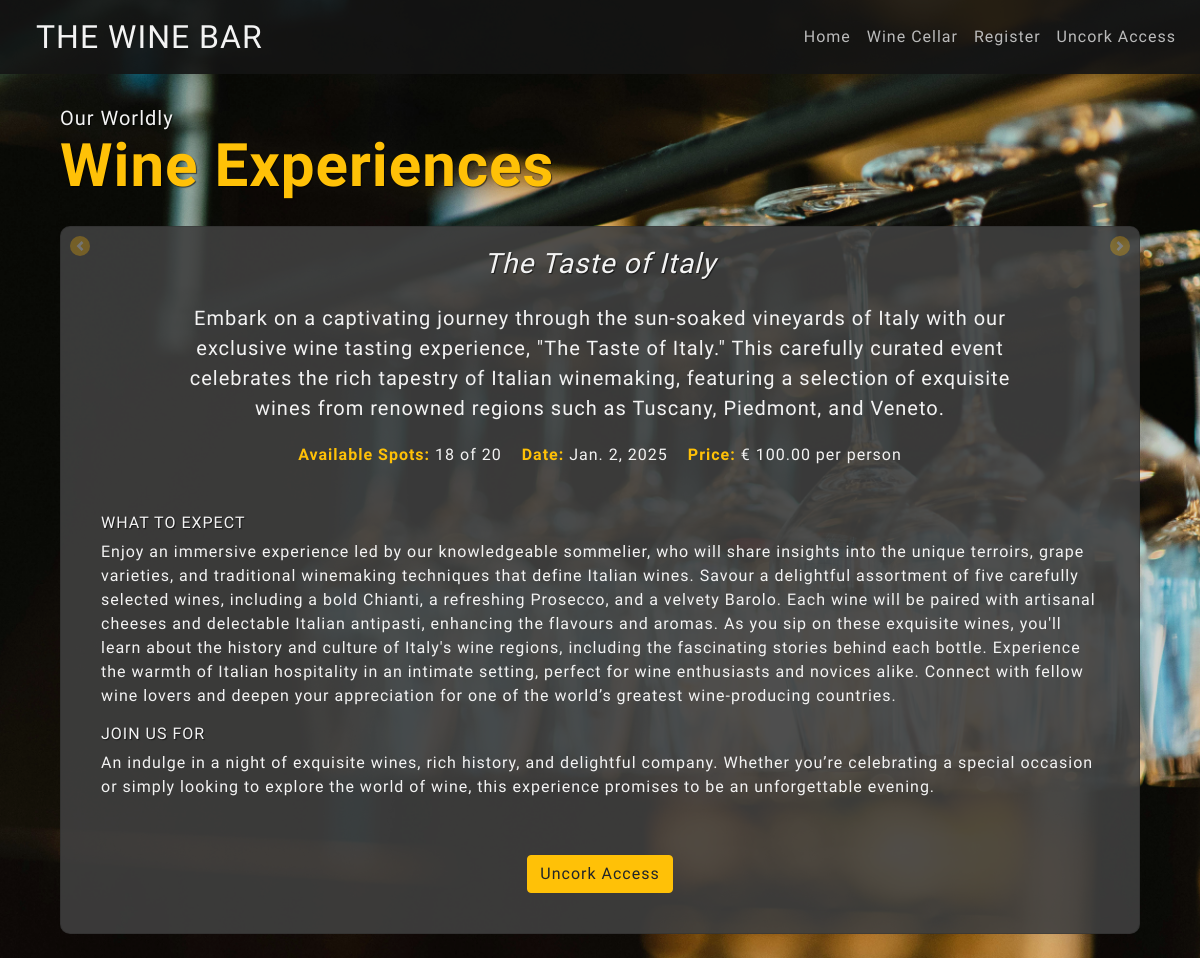
Before: /wine_cellar/ with the older database file.
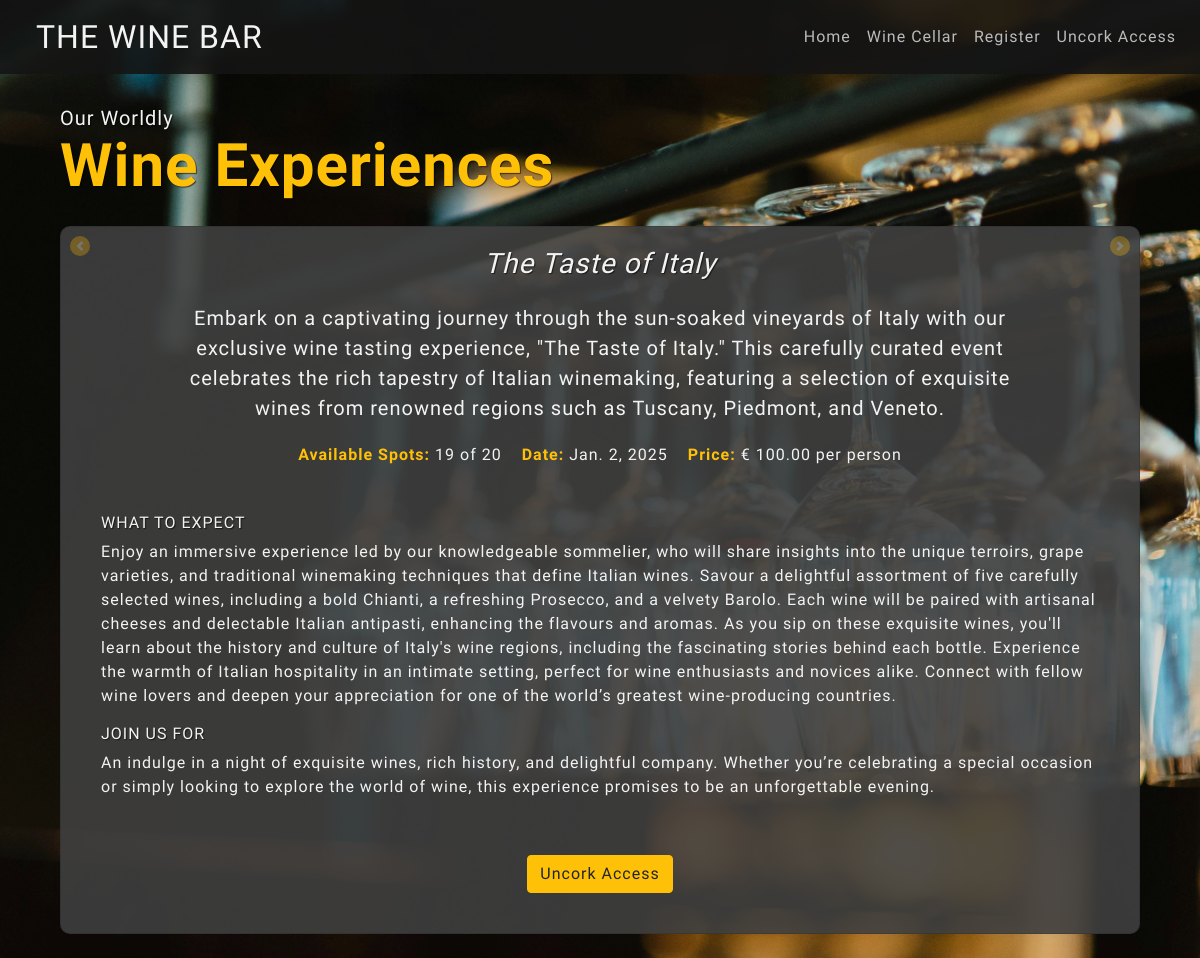
After: the same page with the newer database file.
### bookings/models.py (models this page shows, shortened)
class wineCellar(models.Model):
    title = models.CharField(max_length=255)
    description = models.TextField()
    price = models.DecimalField(max_digits=10, decimal_places=2)
    date = models.DateField()
    available_spots = models.PositiveIntegerField()
    total_spots = models.PositiveIntegerField()
    what_to_expect = models.TextField()
    join_us_for = models.TextField()

### bookings/views.py (the view)
# urls.py: path("", views.wine_list, name="wine_cellar"),  # Main page of wine list
def wine_list(request):
    wines = wineCellar.objects.all()
    return render(request, "bookings/wine_cellar.html", {"wines": wines})

### bookings/templates/bookings/wine_cellar.html (shortened to what this page needs)
{% extends "layout.html" %}
{% block content %}
  <div class="container mt-4">
    <h1 class="mb-4">
      Our Worldly
      <br>
      <strong>Wine Experiences</strong>
    </h1>
    <div id="wineCarousel"
         class="carousel slide"
         data-ride="carousel"
         data-interval="false">
      <div class="carousel-inner">
        {% for wine in wines %}
          <div class="carousel-item {% if forloop.first %}active{% endif %}">
            <div class="card">
              <div class="card-body">
                <h5 class="card-title">{{ wine.title }}</h5>
                <p class="card-text">{{ wine.description }}</p>
                <div id="info">
                  <p>
                    <strong>Available Spots:</strong> {{ wine.available_spots }} of {{ wine.total_spots }}
                  </p>
                  <p>
                    <strong>Date:</strong> {{ wine.date }}
                  </p>
                  <p>
                    <strong>Price:</strong> € {{ wine.price }} per person
                  </p>
                </div>
                <div class="about_tasting">
                  <h6>What to Expect</h6>
                  <p>{{ wine.what_to_expect }}</p>
                  <h6>Join Us For</h6>
                  <p>{{ wine.join_us_for }}</p>
                </div>
                {% if user.is_authenticated %}
                  <button type="button"
                          class="btn btn-warning"
                          data-toggle="modal"
                          data-target="#bookingModal"
                          data-wine-id="{{ wine.id }}">Book Now</button>
                {% else %}
                  <a href="{% url 'bookings:register' %}" class="btn btn-warning">Uncork Access</a>
                {% endif %}
              </div>
            </div>
          </div>
        {% endfor %}
      </div>
      <a class="carousel-control-prev"
         href="#wineCarousel"
         role="button"
         data-slide="prev">
        <span class="carousel-control-prev-icon" aria-hidden="true"></span>
      </a>
      <a class="carousel-control-next"
         href="#wineCarousel"
         role="button"
         data-slide="next">
        <span class="carousel-control-next-icon" aria-hidden="true"></span>
      </a>
    </div>
  </div>
{% endblock content %}

### templates/layout.html (shortened to what this page needs)
<!DOCTYPE html>
{% load static %}
<html lang="en">
  <head>
    <link rel="stylesheet"
          href="https://stackpath.bootstrapcdn.com/bootstrap/4.5.2/css/bootstrap.min.css">
    <link rel="stylesheet" href="{% static 'css/styles.css' %}">
  </head>
  <body>
    <nav class="navbar navbar-expand-lg navbar-light bg-light">
      <a class="navbar-brand" href="{% url 'winery' %}">THE WINE BAR</a>
      <div class="collapse navbar-collapse" id="navbarNav">
        <ul class="navbar-nav ml-auto">
          <li class="nav-item">
            <a class="nav-link" href="{% url 'winery' %}">Home</a>
          </li>
          <li class="nav-item">
            <a class="nav-link" href="{% url 'bookings:wine_cellar' %}">Wine Cellar</a>
          </li>
          {% if user.is_authenticated %}
            <li class="nav-item">
              <a class="nav-link" href="{% url 'bookings:profile' %}">Profile</a>
            </li>
            <li class="nav-item">
              <form method="post" action="{% url 'logout' %}">
                {% csrf_token %}
                <button type="submit" class="btn btn-link nav-link">Logout</button>
              </form>
            </li>
          {% else %}
            <li class="nav-item">
              <a class="nav-link" href="{% url 'bookings:register' %}">Register</a>
            </li>
            <li class="nav-item">
              <a class="nav-link" href="{% url 'bookings:login' %}">Uncork Access</a>
            </li>
          {% endif %}
        </ul>
      </div>
    </nav>
    <main class="container my-4">
      {% block content %}{% endblock content %}
    </main>
  </body>
</html>

### static/css/styles.css (style rules this page uses)
:root { --text-color: rgb(243, 243, 243); --text-color2: rgb(187, 187, 187); --text-color3: rgb(56, 56, 56); --bg-color: rgba(71, 71, 71, 0.9); --bg-color2: rgba(21, 21, 21, 0.9); --all-tsh: 1px 1px 1px rgba(0, 0, 0, 0.6); }
body { font-family: 'Della Respira', serif; letter-spacing: 1px; background-image: url('/media/empty_glasses.jpg'); background-size: cover; background-repeat: no-repeat; background-attachment: fixed; background-position: center; color: aliceblue; }
body::after { content: ''; position: fixed; top: 0; left: 0; width: 100%; height: 100%; background-color: rgba(41, 41, 41, 0.1); z-index: 1; }
body * { position: relative; z-index: 2; }
.bg-light { background-color: var(--bg-color2) !important; display: flex; }
.navbar-light .navbar-brand { margin-left: 20px; color: var(--text-color); font-size: 2rem; }
.navbar-light .navbar-nav .nav-link { color: var(--text-color2); }
.mb-4 { margin-top: 2rem; margin-bottom: 1.5rem !important; color: var(--text-color); font-size: 1.25rem; text-shadow: var(--all-tsh); }
.mb-4 strong { color: #ffc107; font-size: 3.75rem; }
.carousel-control-next, .carousel-control-prev { z-index: 4; width: 10%; opacity: 0.3; color: var(--text-color); background-color: #ffb600; height: 20px; width: 20px; border-radius: 50%; padding: 5px; margin: 10px; }
.card { border-radius: 10px; color: var(--text-color); background-color: rgba(64, 64, 64, 0.9); height: 100%; }
.card-body { display: flex; flex-direction: column; justify-content: space-evenly; align-items: center; height: 100%; }
.card-title { font-size: 1.75rem; text-align: center; font-style: italic; text-shadow: var(--all-tsh); }
.card-text { font-size: 1.25rem; max-width: 80%; margin: 10px auto; text-align: center; }
#info { margin: 0 auto; display: flex; }
#info p { padding: 10px; font-size: 1rem; text-align: center; }
#info strong { color: #ffc107; }
.about_tasting { margin: 20px; }
.about_tasting h6 { font-size: 1rem; text-transform: uppercase; text-shadow: 1px 1px 1px rgba(0, 0, 0, 0.6); }
.btn-warning, .btn-primary { display: flex; justify-content: center; margin: 20px auto; max-width: 40%; }

Changed rows visible on the page:
changed wineCellar "The Taste of Italy": available_spots "18" → "19"
